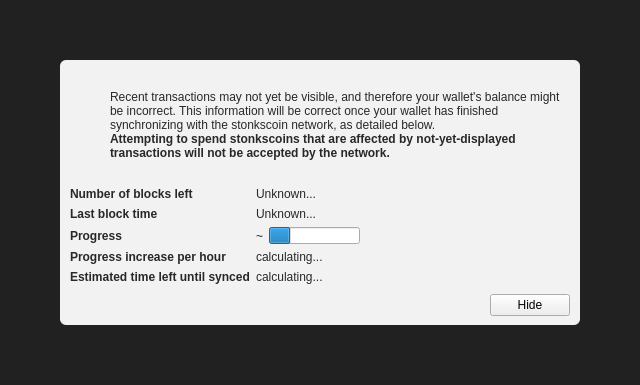
<?xml version="1.0" encoding="UTF-8"?>
<ui version="4.0">
 <class>ModalOverlay</class>
 <widget class="ModalOverlay" name="ModalOverlay">
  <property name="geometry">
   <rect>
    <x>0</x>
    <y>0</y>
    <width>640</width>
    <height>385</height>
   </rect>
  </property>
  <property name="windowTitle">
   <string>Form</string>
  </property>
  <layout class="QVBoxLayout" name="verticalLayout" stretch="0">
   <property name="sizeConstraint">
    <enum>QLayout::SetDefaultConstraint</enum>
   </property>
   <property name="leftMargin">
    <number>0</number>
   </property>
   <property name="topMargin">
    <number>0</number>
   </property>
   <property name="rightMargin">
    <number>0</number>
   </property>
   <property name="bottomMargin">
    <number>0</number>
   </property>
   <item>
    <widget class="QWidget" name="bgWidget" native="true">
     <property name="styleSheet">
      <string notr="true">#bgWidget { background: rgba(0,0,0,220); }</string>
     </property>
     <layout class="QVBoxLayout" name="verticalLayoutMain" stretch="1">
      <property name="leftMargin">
       <number>60</number>
      </property>
      <property name="topMargin">
       <number>60</number>
      </property>
      <property name="rightMargin">
       <number>60</number>
      </property>
      <property name="bottomMargin">
       <number>60</number>
      </property>
      <item>
       <widget class="QWidget" name="contentWidget" native="true">
        <property name="styleSheet">
         <string notr="true">#contentWidget { background: rgba(255,255,255,240); border-radius: 6px; }

QLabel { color: rgb(40,40,40);  }</string>
        </property>
        <layout class="QVBoxLayout" name="verticalLayoutSub" stretch="1,0,0,0">
         <property name="spacing">
          <number>0</number>
         </property>
         <property name="leftMargin">
          <number>10</number>
         </property>
         <property name="topMargin">
          <number>10</number>
         </property>
         <property name="rightMargin">
          <number>10</number>
         </property>
         <property name="bottomMargin">
          <number>10</number>
         </property>
         <item>
          <layout class="QHBoxLayout" name="horizontalLayoutIconText" stretch="0,1">
           <property name="topMargin">
            <number>20</number>
           </property>
           <item>
            <layout class="QVBoxLayout" name="verticalLayoutIcon">
             <property name="leftMargin">
              <number>0</number>
             </property>
             <item>
              <widget class="QPushButton" name="warningIcon">
               <property name="enabled">
                <bool>false</bool>
               </property>
               <property name="text">
                <string/>
               </property>
               <property name="icon">
                <iconset>
                 <normaloff>:/icons/warning</normaloff>
                 <disabledoff>:/icons/warning</disabledoff>:/icons/warning</iconset>
               </property>
               <property name="iconSize">
                <size>
                 <width>48</width>
                 <height>48</height>
                </size>
               </property>
               <property name="flat">
                <bool>true</bool>
               </property>
              </widget>
             </item>
             <item>
              <spacer name="verticalSpacerWarningIcon">
               <property name="orientation">
                <enum>Qt::Vertical</enum>
               </property>
               <property name="sizeHint" stdset="0">
                <size>
                 <width>20</width>
                 <height>40</height>
                </size>
               </property>
              </spacer>
             </item>
            </layout>
           </item>
           <item>
            <layout class="QVBoxLayout" name="verticalLayoutInfoText">
             <property name="leftMargin">
              <number>0</number>
             </property>
             <property name="topMargin">
              <number>0</number>
             </property>
             <item>
              <widget class="QLabel" name="infoText">
               <property name="text">
                <string>Recent transactions may not yet be visible, and therefore your wallet's balance might be incorrect. This information will be correct once your wallet has finished synchronizing with the stonkscoin network, as detailed below.</string>
               </property>
               <property name="textFormat">
                <enum>Qt::RichText</enum>
               </property>
               <property name="wordWrap">
                <bool>true</bool>
               </property>
              </widget>
             </item>
             <item>
              <widget class="QLabel" name="infoTextStrong">
               <property name="font">
                <font>
                 <weight>75</weight>
                 <bold>true</bold>
                </font>
               </property>
               <property name="text">
                <string>Attempting to spend stonkscoins that are affected by not-yet-displayed transactions will not be accepted by the network.</string>
               </property>
               <property name="textFormat">
                <enum>Qt::RichText</enum>
               </property>
               <property name="wordWrap">
                <bool>true</bool>
               </property>
              </widget>
             </item>
             <item>
              <spacer name="verticalSpacerInTextSpace">
               <property name="orientation">
                <enum>Qt::Vertical</enum>
               </property>
               <property name="sizeHint" stdset="0">
                <size>
                 <width>20</width>
                 <height>40</height>
                </size>
               </property>
              </spacer>
             </item>
            </layout>
           </item>
          </layout>
         </item>
         <item>
          <spacer name="verticalSpacerAfterText">
           <property name="orientation">
            <enum>Qt::Vertical</enum>
           </property>
           <property name="sizeHint" stdset="0">
            <size>
             <width>20</width>
             <height>40</height>
            </size>
           </property>
          </spacer>
         </item>
         <item>
          <layout class="QFormLayout" name="formLayout">
           <property name="fieldGrowthPolicy">
            <enum>QFormLayout::FieldsStayAtSizeHint</enum>
           </property>
           <property name="horizontalSpacing">
            <number>6</number>
           </property>
           <property name="verticalSpacing">
            <number>6</number>
           </property>
           <property name="topMargin">
            <number>10</number>
           </property>
           <item row="0" column="0">
            <widget class="QLabel" name="labelNumberOfBlocksLeft">
             <property name="font">
              <font>
               <weight>75</weight>
               <bold>true</bold>
              </font>
             </property>
             <property name="text">
              <string>Number of blocks left</string>
             </property>
            </widget>
           </item>
           <item row="0" column="1">
            <widget class="QLabel" name="numberOfBlocksLeft">
             <property name="text">
              <string>Unknown...</string>
             </property>
            </widget>
           </item>
           <item row="1" column="0">
            <widget class="QLabel" name="labelLastBlockTime">
             <property name="font">
              <font>
               <weight>75</weight>
               <bold>true</bold>
              </font>
             </property>
             <property name="text">
              <string>Last block time</string>
             </property>
            </widget>
           </item>
           <item row="1" column="1">
            <widget class="QLabel" name="newestBlockDate">
             <property name="sizePolicy">
              <sizepolicy hsizetype="Maximum" vsizetype="Preferred">
               <horstretch>0</horstretch>
               <verstretch>0</verstretch>
              </sizepolicy>
             </property>
             <property name="text">
              <string>Unknown...</string>
             </property>
            </widget>
           </item>
           <item row="2" column="0">
            <widget class="QLabel" name="labelSyncDone">
             <property name="font">
              <font>
               <weight>75</weight>
               <bold>true</bold>
              </font>
             </property>
             <property name="text">
              <string>Progress</string>
             </property>
            </widget>
           </item>
           <item row="2" column="1">
            <layout class="QHBoxLayout" name="horizontalLayoutSync" stretch="0,1">
             <item>
              <widget class="QLabel" name="percentageProgress">
               <property name="text">
                <string notr="true">~</string>
               </property>
              </widget>
             </item>
             <item>
              <widget class="QProgressBar" name="progressBar">
               <property name="value">
                <number>24</number>
               </property>
               <property name="format">
                <string/>
               </property>
              </widget>
             </item>
            </layout>
           </item>
           <item row="4" column="0">
            <widget class="QLabel" name="labelProgressIncrease">
             <property name="font">
              <font>
               <weight>75</weight>
               <bold>true</bold>
              </font>
             </property>
             <property name="text">
              <string>Progress increase per hour</string>
             </property>
            </widget>
           </item>
           <item row="4" column="1">
            <widget class="QLabel" name="progressIncreasePerH">
             <property name="text">
              <string>calculating...</string>
             </property>
            </widget>
           </item>
           <item row="5" column="0">
            <widget class="QLabel" name="labelEstimatedTimeLeft">
             <property name="font">
              <font>
               <weight>75</weight>
               <bold>true</bold>
              </font>
             </property>
             <property name="text">
              <string>Estimated time left until synced</string>
             </property>
            </widget>
           </item>
           <item row="5" column="1">
            <widget class="QLabel" name="expectedTimeLeft">
             <property name="text">
              <string>calculating...</string>
             </property>
            </widget>
           </item>
          </layout>
         </item>
         <item>
          <layout class="QHBoxLayout" name="horizontalLayoutButtons">
           <property name="leftMargin">
            <number>10</number>
           </property>
           <property name="topMargin">
            <number>10</number>
           </property>
           <item>
            <spacer name="horizontalSpacer">
             <property name="orientation">
              <enum>Qt::Horizontal</enum>
             </property>
             <property name="sizeHint" stdset="0">
              <size>
               <width>40</width>
               <height>20</height>
              </size>
             </property>
            </spacer>
           </item>
           <item>
            <widget class="QPushButton" name="closeButton">
             <property name="text">
              <string>Hide</string>
             </property>
            </widget>
           </item>
          </layout>
         </item>
        </layout>
       </widget>
      </item>
     </layout>
    </widget>
   </item>
  </layout>
 </widget>
 <customwidgets>
  <customwidget>
   <class>ModalOverlay</class>
   <extends>QWidget</extends>
   <header>modaloverlay.h</header>
   <container>1</container>
  </customwidget>
 </customwidgets>
 <resources/>
 <connections/>
</ui>
